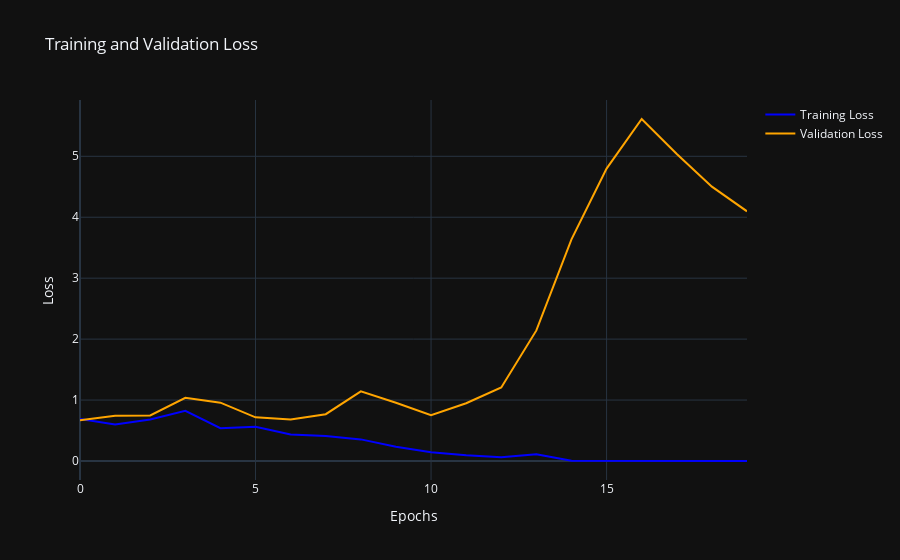
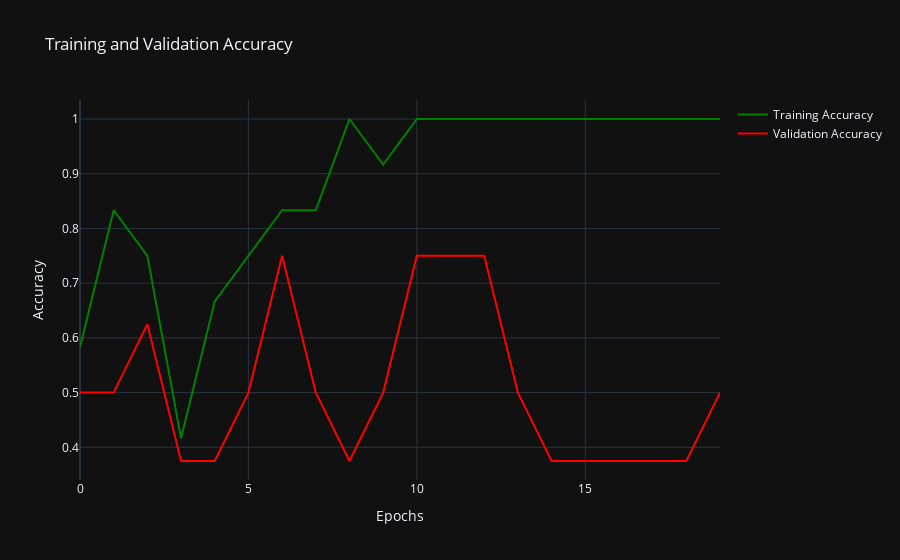

The code cell stored with these charts, in order, in its notebook:
### Code cell
import plotly.graph_objects as go
import plotly.express as px



# Create a Plotly figure for loss
fig_loss = go.Figure()

fig_loss.add_trace(go.Scatter(x=history.epoch,
                             y=history.history['loss'],
                             mode='lines',
                             name='Training Loss',
                             line=dict(color='blue')))
fig_loss.add_trace(go.Scatter(x=history.epoch,
                             y=history.history['val_loss'],
                             mode='lines',
                             name='Validation Loss',
                             line=dict(color='orange')))

fig_loss.update_layout(title='Training and Validation Loss',
                      xaxis_title='Epochs',
                      yaxis_title='Loss',
                      template='plotly_dark')

# Create a Plotly figure for accuracy
fig_accuracy = go.Figure()

fig_accuracy.add_trace(go.Scatter(x=history.epoch,
                                 y=history.history['accuracy'],
                                 mode='lines',
                                 name='Training Accuracy',
                                 line=dict(color='green')))
fig_accuracy.add_trace(go.Scatter(x=history.epoch,
                                 y=history.history['val_accuracy'],
                                 mode='lines',
                                 name='Validation Accuracy',
                                 line=dict(color='red')))

fig_accuracy.update_layout(title='Training and Validation Accuracy',
                          xaxis_title='Epochs',
                          yaxis_title='Accuracy',
                          template='plotly_dark')

# Show the figures
fig_loss.show()
fig_accuracy.show()

### Figure 1 — Plotly figure (JSON) as saved in the notebook; plotly's stock layout.template omitted (floating-point values rounded to 4 significant figures)
{"data": [{"line": {"color": "blue"}, "mode": "lines", "name": "Training Loss", "type": "scatter", "x": [0, 1, 2, 3, 4, 5, 6, 7, 8, 9, 10, 11, 12, 13, 14, 15, 16, 17, 18, 19], "y": [0.6899, 0.5991, 0.6821, 0.8224, 0.5379, 0.56, 0.4368, 0.4099, 0.3548, 0.2322, 0.1428, 0.09307, 0.06025, 0.1098, 0.004181, 0.004478, 0.002573, 0.005933, 0.000202, 5.584e-06]}, {"line": {"color": "orange"}, "mode": "lines", "name": "Validation Loss", "type": "scatter", "x": [0, 1, 2, 3, 4, 5, 6, 7, 8, 9, 10, 11, 12, 13, 14, 15, 16, 17, 18, 19], "y": [0.6685, 0.7418, 0.7474, 1.038, 0.9567, 0.7167, 0.681, 0.7681, 1.143, 0.9566, 0.7502, 0.9478, 1.208, 2.143, 3.638, 4.798, 5.612, 5.038, 4.502, 4.097]}], "layout": {"title": {"text": "Training and Validation Loss"}, "xaxis": {"title": {"text": "Epochs"}}, "yaxis": {"title": {"text": "Loss"}}}}

### Figure 2 — Plotly figure (JSON) as saved in the notebook; plotly's stock layout.template omitted (floating-point values rounded to 4 significant figures)
{"data": [{"line": {"color": "green"}, "mode": "lines", "name": "Training Accuracy", "type": "scatter", "x": [0, 1, 2, 3, 4, 5, 6, 7, 8, 9, 10, 11, 12, 13, 14, 15, 16, 17, 18, 19], "y": [0.5833, 0.8333, 0.75, 0.4167, 0.6667, 0.75, 0.8333, 0.8333, 1, 0.9167, 1, 1, 1, 1, 1, 1, 1, 1, 1, 1]}, {"line": {"color": "red"}, "mode": "lines", "name": "Validation Accuracy", "type": "scatter", "x": [0, 1, 2, 3, 4, 5, 6, 7, 8, 9, 10, 11, 12, 13, 14, 15, 16, 17, 18, 19], "y": [0.5, 0.5, 0.625, 0.375, 0.375, 0.5, 0.75, 0.5, 0.375, 0.5, 0.75, 0.75, 0.75, 0.5, 0.375, 0.375, 0.375, 0.375, 0.375, 0.5]}], "layout": {"title": {"text": "Training and Validation Accuracy"}, "xaxis": {"title": {"text": "Epochs"}}, "yaxis": {"title": {"text": "Accuracy"}}}}
